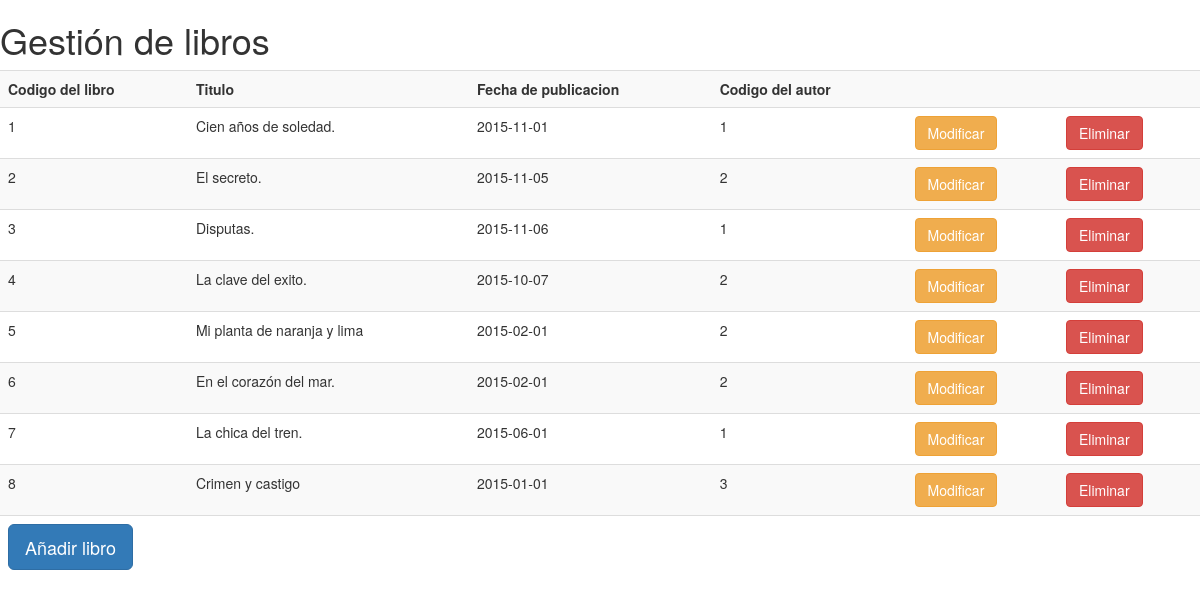
The app's page /nuevoLibro.php with its own data.
### tables this page shows
CREATE TABLE IF NOT EXISTS `libro` (
`codLib` int(11) NOT NULL,
  `titulo` varchar(100) NOT NULL,
  `fechaPubli` date NOT NULL,
  `codAut` int(11) NOT NULL
);

### nuevoLibro.php (the view, shortened to what this page needs)
<!DOCTYPE html>
<html lang="es">
  <head>
    <link href="bower_components/bootstrap/dist/css/bootstrap.min.css" rel="stylesheet">
    <link href="bower_components/datepicker/css/datepicker.css" rel="stylesheet">
  </head>
  <body>
    <h1>Gesti&oacute;n de libros</h1>
	<table  class="table table-striped">
		<tr>
			<th>Codigo del libro</th>
			<th>Titulo</th>
			<th>Fecha de publicacion</th>
			<th>Codigo del autor</th>
			<th>&nbsp;</th>
			<th>&nbsp;</th>
		</tr>
		<?php
			$link=mysqli_connect("localhost","root","root","prueba");
			$query="SELECT * FROM libro";
			$table=mysqli_query($link,$query);
			while($row=mysqli_fetch_array($table))
			{
				printf("<tr>
							<td>%s</td>
							<td>%s</td>
							<td>%s</td>
							<td>%s</td>
							<td><button type='button' class='btn btn-warning'>Modificar</button></td>
							<td><button type='button' class='btn btn-danger'>Eliminar</button></td>
						</tr>",$row[0],$row[1],$row[2],$row[3]);
			}
		?>
		<tr>
			<td colspan="6">
				<button type="button" class="btn btn-primary btn-lg" data-toggle="modal" data-target="#myModal">
			  		A&ntilde;adir libro
				</button>
			</td>
		</tr>
	</table>
  </body>
</html>

### records on screen
libro: codLib "1", titulo "Cien años de soledad.", fechaPubli "2015-11-01", codAut "1"
libro: codLib "2", titulo "El secreto.", fechaPubli "2015-11-05", codAut "2"
libro: codLib "3", titulo "Disputas.", fechaPubli "2015-11-06", codAut "1"
libro: codLib "4", titulo "La clave del exito.", fechaPubli "2015-10-07", codAut "2"
libro: codLib "5", titulo "Mi planta de naranja y lima", fechaPubli "2015-02-01", codAut "2"
libro: codLib "6", titulo "En el corazón del mar.", fechaPubli "2015-02-01", codAut "2"
libro: codLib "7", titulo "La chica del tren.", fechaPubli "2015-06-01", codAut "1"
libro: codLib "8", titulo "Crimen y castigo", fechaPubli "2015-01-01", codAut "3"
